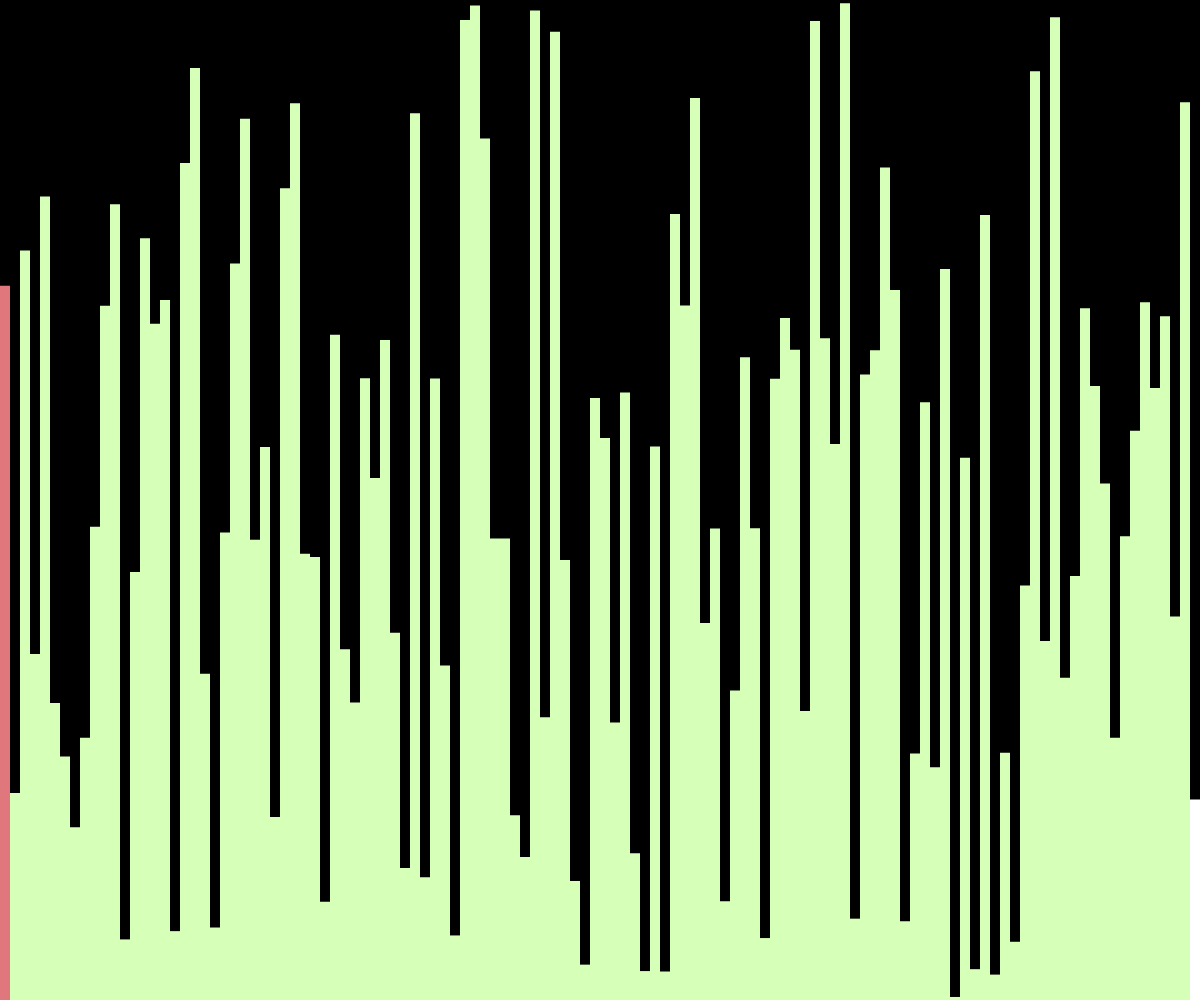
Frame 1 (no input)
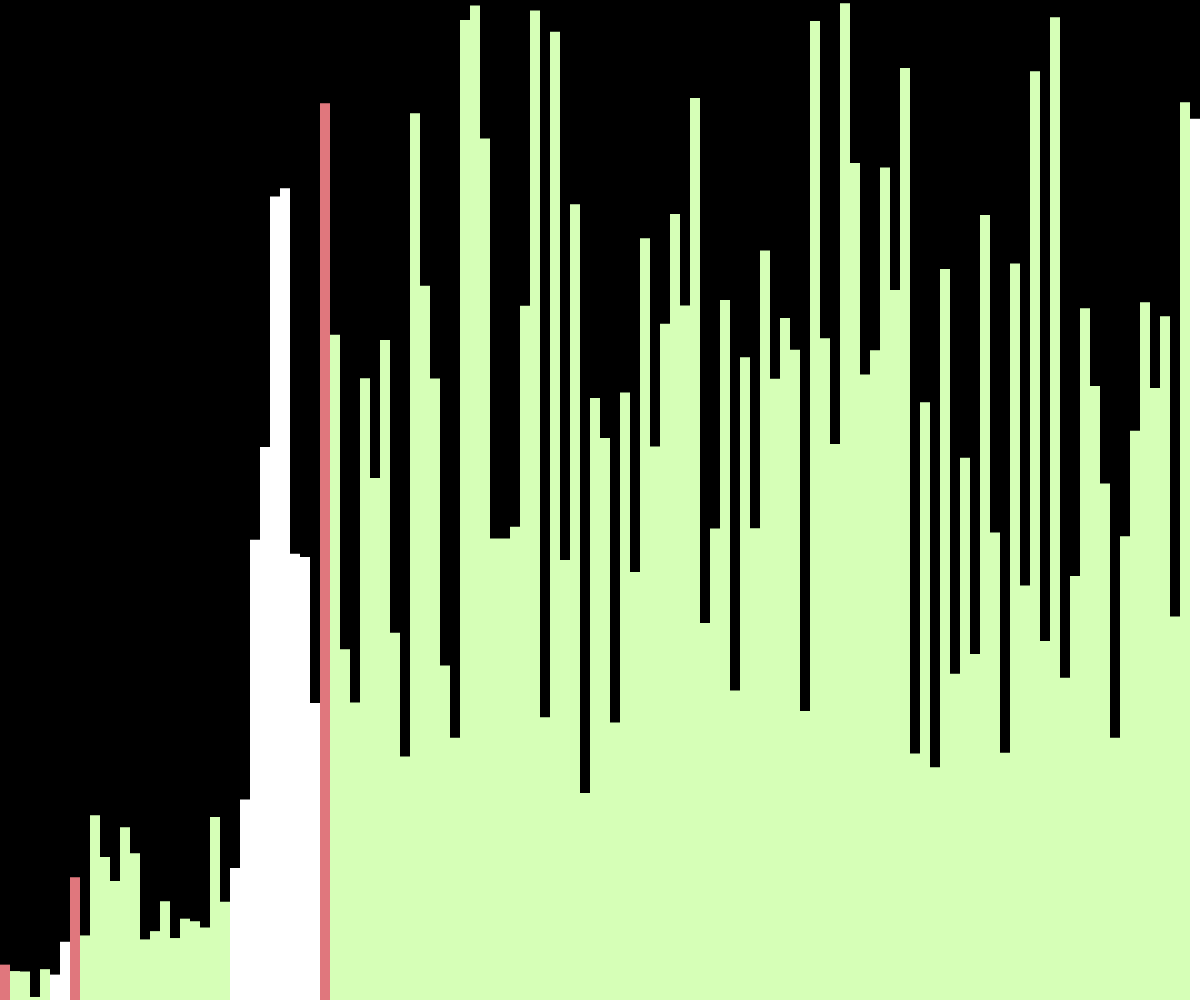
Frame 60 (no input)
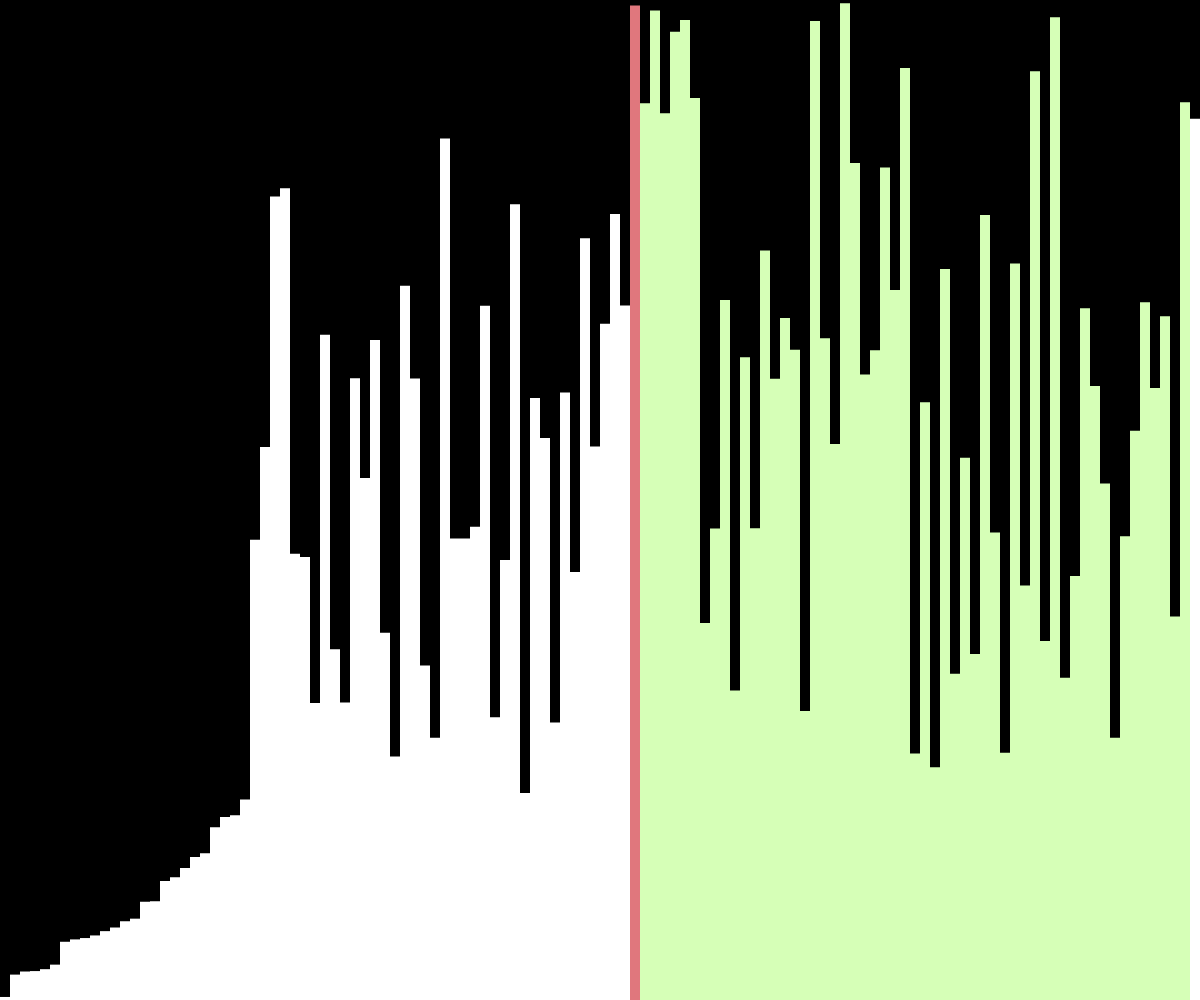
Frame 120 (the mouse pressed at the canvas centre since frame 60)

The p5.js sketch that drew these frames (run headless with seeded random() and noise() and a simulated clock; from frame 60 on, the mouse is pressed at the canvas centre):

// p5.js sketch
// ── sketch.js

let values = [];
let w = 10;

let states = [];

function setup() {
  createCanvas(windowWidth, windowHeight);
  values = new Array(floor(width / w));
  for (let i = 0; i < values.length; i++) {
    values[i] = random(height);
    states[i] = -1;
  }
  quickSort(values, 0, values.length - 1);
}

async function quickSort(arr, start, end) {
  if (start >= end) {
    return;
  }
  let index = await partition(arr, start, end);
  states[index] = -1;

  await Promise.all([
    quickSort(arr, start, index - 1),
    quickSort(arr, index + 1, end)
  ]);
}

async function partition(arr, start, end) {
  for (let i = start; i < end; i++) {
    states[i] = 1;
  }

  let pivotValue = arr[end];
  let pivotIndex = start;
  states[pivotIndex] = 0;
  for (let i = start; i < end; i++) {
    if (arr[i] < pivotValue) {
      await swap(arr, i, pivotIndex);
      states[pivotIndex] = -1;
      pivotIndex++;
      states[pivotIndex] = 0;
    }
  }
  await swap(arr, pivotIndex, end);

  for (let i = start; i < end; i++) {
    if (i != pivotIndex) {
      states[i] = -1;
    }
  }

  return pivotIndex;
}

function draw() {
  background(0);

  for (let i = 0; i < values.length; i++) {
    noStroke();
    if (states[i] == 0) {
      fill('#E0777D');
    } else if (states[i] == 1) {
      fill('#D6FFB7');
    } else {
      fill(255);
    }
    rect(i * w, height - values[i], w, values[i]);
  }
}

async function swap(arr, a, b) {
  await sleep(50);
  let temp = arr[a];
  arr[a] = arr[b];
  arr[b] = temp;
}

function sleep(ms) {
  return new Promise(resolve => setTimeout(resolve, ms));
}
